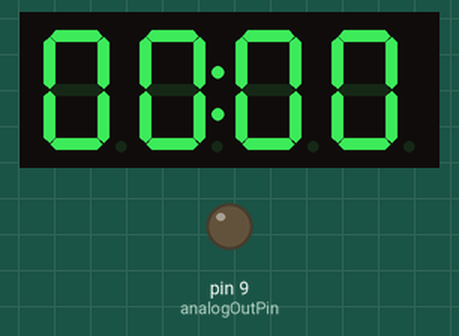
A program run on a simulated Arduino Nano, built with avr-gcc and run on an emulated ATmega328P. On the bench: 4-digit seven-segment display, output pins drawn as LEDs (lit = HIGH). The local clock reads 2024-03-15 10:24:30 at power-on unless the program sets it; what the program prints to the serial monitor is not drawn.

Above: at 0.6 s.
At 32.7 s:
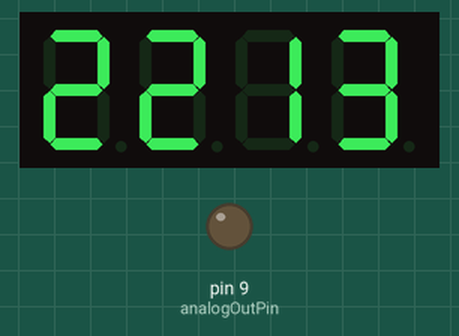
At 64.9 s:
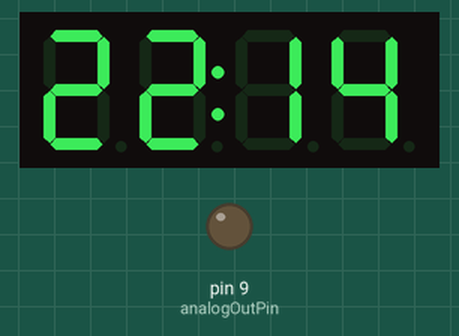
At 129.2 s:
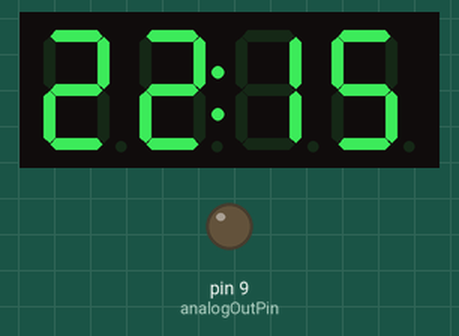

Measured:
- what the display in image 0 shows lasts 0.5 s, from 0.5 s to 1.0 s

The program:

main.cpp
```cpp
#include "Arduino.h"
#include "clock.cpp"
#include "display.cpp"
#include "time.h"
#include "alarm.cpp"
#include "Thread.h"
#include "ThreadController.h"


ThreadController threads = ThreadController();
Thread mainThread = Thread();

Clock* pClock;
Display* pDisplay;
Led* pLed;
Alarm* pAlarm;


void changeTime()
{
    RtcDateTime now = pClock->getTime();
    pDisplay->setTime(now);
    pAlarm->setTime(now);
}

void setup ()
{
    Serial.begin(9600);

    pClock = new Clock();
    pDisplay = new Display();
    pLed = new Led();

    Time alarmTime = Time(8, 30);
    pAlarm = new Alarm(pLed, alarmTime, 60, 15);

    // Serial.print("compiled time: ");
    // Serial.print(__DATE__);
    // Serial.println(__TIME__);

    mainThread.setInterval(500);
    mainThread.onRun(changeTime);

    threads.add(&mainThread);
	threads.add(pDisplay);
	threads.add(pAlarm);
	threads.add(pLed);
}


void loop ()
{
    threads.run();
}
```

alarm.cpp
```cpp
#include "Arduino.h"
#include "ThreeWire.h"
#include "RtcDS1302.h"
#include "time.h"
#include "led.cpp"
#include "common.h"
#include "Thread.h"

class Alarm : public Thread
{
private:
    Time _alarmTime;
    RtcDateTime _currentTime;
    int _glowDurationMinutes;
    int _warmDurationMinutes;
    Led* _pLed;

public:
    Alarm(Led* pLed, Time alarmTime, int glowDurationMin, int warmDurationMinutes)
    {
        _glowDurationMinutes = glowDurationMin;
        _alarmTime = alarmTime;
        _warmDurationMinutes = warmDurationMinutes;
        _pLed = pLed;
        setInterval(1000);
    }

    void setAlarmTime(Time time)
    {
        _alarmTime = time;
    }

    void setTime(RtcDateTime now)
    {
        _currentTime = now;
    }

    void run()
    {
        RtcDateTime alarmDateTime = RtcDateTime(
            _currentTime.Year(),
            _currentTime.Month(),
            _currentTime.Day(),
            _alarmTime.getHour(),
            _alarmTime.getMinute(),
            0
        );

        long nowSec = _currentTime.TotalSeconds64();
        long alarmSec = alarmDateTime.TotalSeconds64();

        if (nowSec > alarmSec)
        {
            // Serial.print("nowSec=");
            // Serial.print(nowSec);
            // Serial.print("alarmSec=");
            // Serial.println(alarmSec);
            // Serial.println("");

            int difSec = nowSec - alarmSec;
            double bright;

            if (difSec / 60.0 < _warmDurationMinutes)
            {
                bright = map_double(difSec, 0, _warmDurationMinutes * 60.0, 0, 100.0);

                // Serial.print("bright=");
                // Serial.println(bright);
                // Serial.println("");
            }
            else if (difSec / 60 < _glowDurationMinutes)
            {
                bright = 100;
            }
            else
            {
                bright = 0;
            }

            _pLed->setBright(bright);
        }

		runned();
    }
};
```

button.cpp
```cpp
// #include "Arduino.h"


// class Button {
//     private:
//         byte down_at;
//         byte down;

//     public:
//         Button();
//         byte downFor();
//         void resetDown();
//         bool isDown();
//         void turnOn();
//         void turnOff();
// };

// Button::Button()
// {
//  this->down_at = 0;
//  this->down = 0;
// }

// // Find the number of beats the button has been down for. Function can compute max. 8 sec down before rolling over.
// byte Button::downFor()
// {
//  byte time;
//  if (this->down_at > sc_beat)
//  {
//   time = (sc_beat + 256) - this->down_at;
//  }
//  else
//  {
//    time = sc_beat - this->down_at;
//  }
//  return time;
// }

// bool Button::isDown()
// {
//  return (bool)this->down;
// }

// void Button::resetDown()
// {
//  this->down_at = sc_beat;
//  this->down = 1;
// }

// void Button::turnOn()
// {
//  if (!this->down)
//  {
//    this->down_at = sc_beat;
//    this->down = 1;
//  }
//  return;
// }

// void Button::turnOff()
// {
//  this->down = 0;
//  return;
// }
```

clock.cpp
```cpp
#include "Arduino.h"

#define countof(a) (sizeof(a) / sizeof(a[0]))

#include "ThreeWire.h"
#include "RtcDS1302.h"

// CONNECTIONS:
// DS1302 CLK/SCLK --> 6
// DS1302 DAT/IO --> 5
// DS1302 RST/CE --> 4
// DS1302 VCC --> 3.3v - 5v
// DS1302 GND --> GND

class Clock
{
private:
    ThreeWire myWire;
    RtcDS1302<ThreeWire> rtc;


public:
    Clock()
        : myWire(5, 6, 4) // IO, SCLK, CE
        , rtc(myWire)
    {
        rtc.Begin();

        RtcDateTime compiled = RtcDateTime(__DATE__, __TIME__);
        rtc.SetDateTime(compiled);

        Serial.print("compiled time: ");
        printDateTime(compiled);

        if (rtc.GetIsWriteProtected())
        {
            Serial.println("RTC was write protected, enabling writing now");
            rtc.SetIsWriteProtected(false);
        }

        if (!rtc.GetIsRunning())
        {
            Serial.println("RTC was not actively running, starting now");
            rtc.SetIsRunning(true);
        }

        RtcDateTime now = rtc.GetDateTime();
        if (now < compiled)
        {
            Serial.println("RTC is older than compile time!  (Updating DateTime)");
            rtc.SetDateTime(compiled);
        }

        //TODO: переместить надо наверное куда-то или сделать обработчик этой невалидной ситуации
        if (!now.IsValid())
        {
            // Common Causes:
            //    1) the battery on the device is low or even missing and the power line was disconnected
            Serial.println("RTC lost confidence in the DateTime!");
        }
    }

    RtcDateTime getTime()
    {
        RtcDateTime now = rtc.GetDateTime();
        return now;
    }

private:
    void printDateTime(const RtcDateTime& dt)
    {
        char datestring[20];

        snprintf_P(
            datestring,
            countof(datestring),
            PSTR("%02u/%02u/%04u %02u:%02u:%02u"),
            dt.Month(),
            dt.Day(),
            dt.Year(),
            dt.Hour(),
            dt.Minute(),
            dt.Second()
        );

        Serial.println(datestring);
    }

};
```

common.cpp
```cpp
double map_double(double x, double in_min, double in_max, double out_min, double out_max)
{
    return (x - in_min) * (out_max - out_min) / (in_max - in_min) + out_min;
}
```

common.h
```cpp
double map_double(double x, double in_min, double in_max, double out_min, double out_max);
```

display.cpp
```cpp
#include "Arduino.h"
#include "ThreeWire.h"
#include "RtcDS1302.h"
#include "TM1637.h"
#include "Thread.h"

#define CLK 2 //pins definitions for TM1637 and can be changed to other ports
#define DIO 3

class Display : public Thread
{
private:
    bool clockPoint = true;
    int8_t TimeDisp[4] = {0x00, 0x00, 0x00, 0x00};
    TM1637 tm1637;

public:
    Display()
    : tm1637(CLK, DIO)
    {
        tm1637.set();
        tm1637.init();
        setInterval(500);
    }

    void setTime(const RtcDateTime& dt)
    {
        int hour = dt.Hour();
        int minute = dt.Minute();

        if (hour / 10 == 0)
            TimeDisp[0] = 0x7f;
        else
            TimeDisp[0] = hour / 10;

        TimeDisp[1] = hour % 10;
        TimeDisp[2] = minute / 10;
        TimeDisp[3] = minute % 10;
    }

	void run()
    {
        // blink clock point
        if(clockPoint)
            tm1637.point(POINT_ON);
        else
            tm1637.point(POINT_OFF);

        clockPoint = !clockPoint;

        // display time
        tm1637.display(TimeDisp);

		runned();
	}
};
```

led.cpp
```cpp
#include "Arduino.h"
#include "common.h"
#include "Thread.h"
#include "wiring_private.h"

class Led : public Thread
{
private:
    const int analogOutPin = 9;
    int _expectedPwm = 0;
    int _actualPwm = 0;

public:
    Led()
    {
        // увеличиваем частоту шим чтобы led подсветка не моргала
        // D9 и D10 - 15.6 кГц 10bit
        TCCR1A = 0b00000011; // 10bit
        TCCR1B = 0b00001001; // x1 fast pwm
        pinMode(analogOutPin, OUTPUT);

        setInterval(100);
    }

    void setBright(double bright)
    {
        if (bright < 0) bright = 0;
        if (bright > 100) bright = 100;

        _expectedPwm = map_double(bright, 0.0, 100.0, 0, 1023);

        // Serial.print("pwm=");
        // Serial.println(_expectedPwm);
    }

    void run()
    {
        // Serial.print("_actualPwm=");
        // Serial.println(_actualPwm);
        // Serial.println("");

        // Serial.print("_expectedPwm=");
        // Serial.println(_expectedPwm);
        // Serial.println("");

        if(_actualPwm != _expectedPwm)
        {
            if(_actualPwm > _expectedPwm) _actualPwm -= 1;
            if(_actualPwm < _expectedPwm) _actualPwm += 1;

            // код используемый в место analogWrite, т.к. последний глючит при значении шим = 255 (мы используем 10bit шим а не 8bit так что это критично)
            if(_actualPwm == 0)
            {
                digitalWrite(analogOutPin, LOW);
            }
            else {
                sbi(TCCR1A, COM1A1);
                OCR1A = _actualPwm; // set pwm duty
            }
            // конец analogWrite
        }

		runned();
    }
};
```

time.cpp
```cpp
#include "time.h"

Time::Time()
{
    this->_hour = 7;
    this->_minute = 0;
}

Time::Time(int hour, int minute)
{
    this->setTime(hour, minute);
}

void Time::setTime(int hour, int minute)
{
    this->_hour = hour;
    this->_minute = minute;
}

int Time::getHour()
{
    return this->_hour;
}

int Time::getMinute()
{
    return this->_minute;
}
```

time.h
```cpp
#ifndef TIME_h
#define TIME_h

class Time
{
private:
    int _hour;
    int _minute;

public:
    Time();
    Time(int hour, int minute);
    void setTime(int hour, int minute);
    int getHour();
    int getMinute();
};

#endif
```
